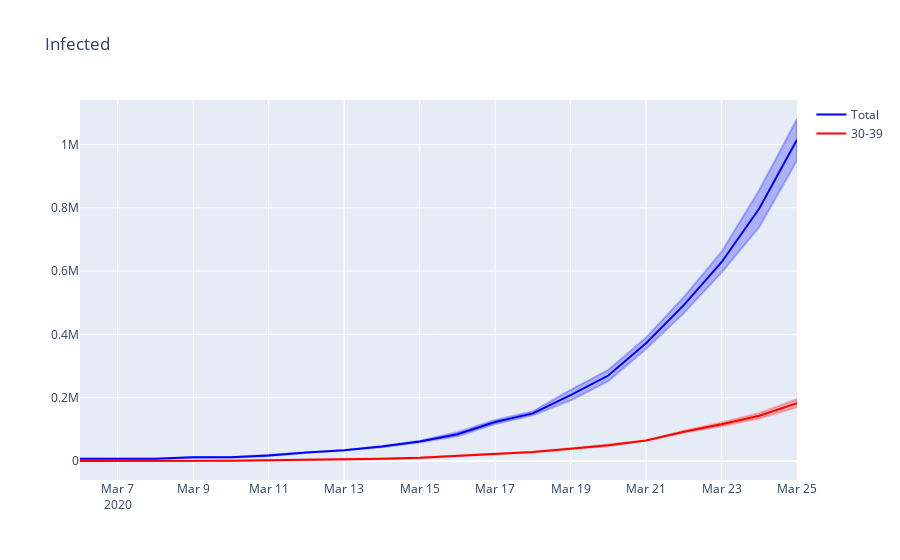

This figure's notebook cell:
### Code cell
plot([
        (stats.get_metric('infected'), 'Total'),
        (stats.get_metric('infected', None, '30-39'), '30-39'),
    ], 'Infected', False, stop=90)

#plot([
#        (get_metrica(stats, 'infectados'), 'Total'),
#    ], 'Total de infectados (incl. assintomáticos) - Log', True, stop=90)
